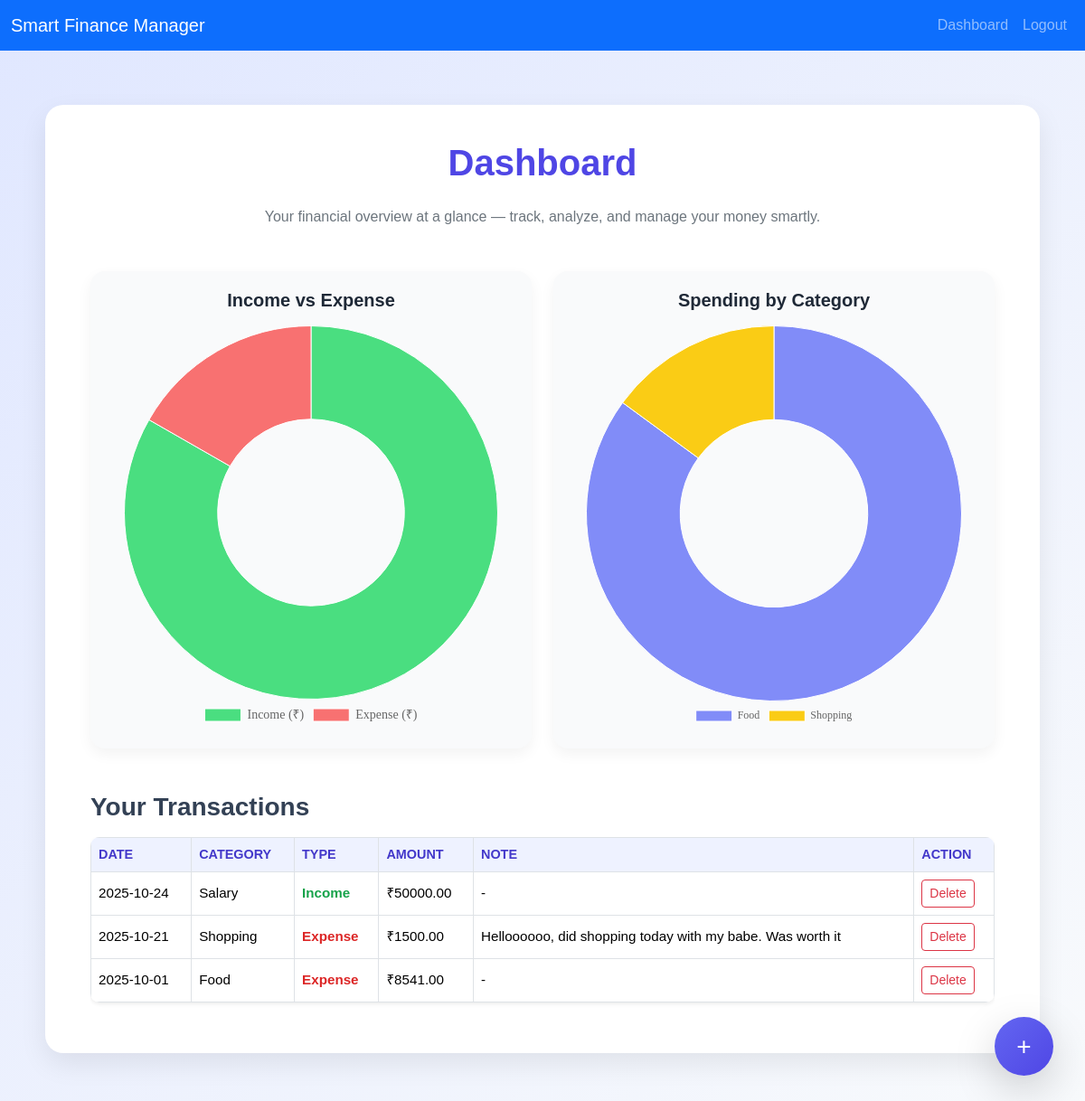
/dashboard (signed in), run on an earlier commit of the app's database.
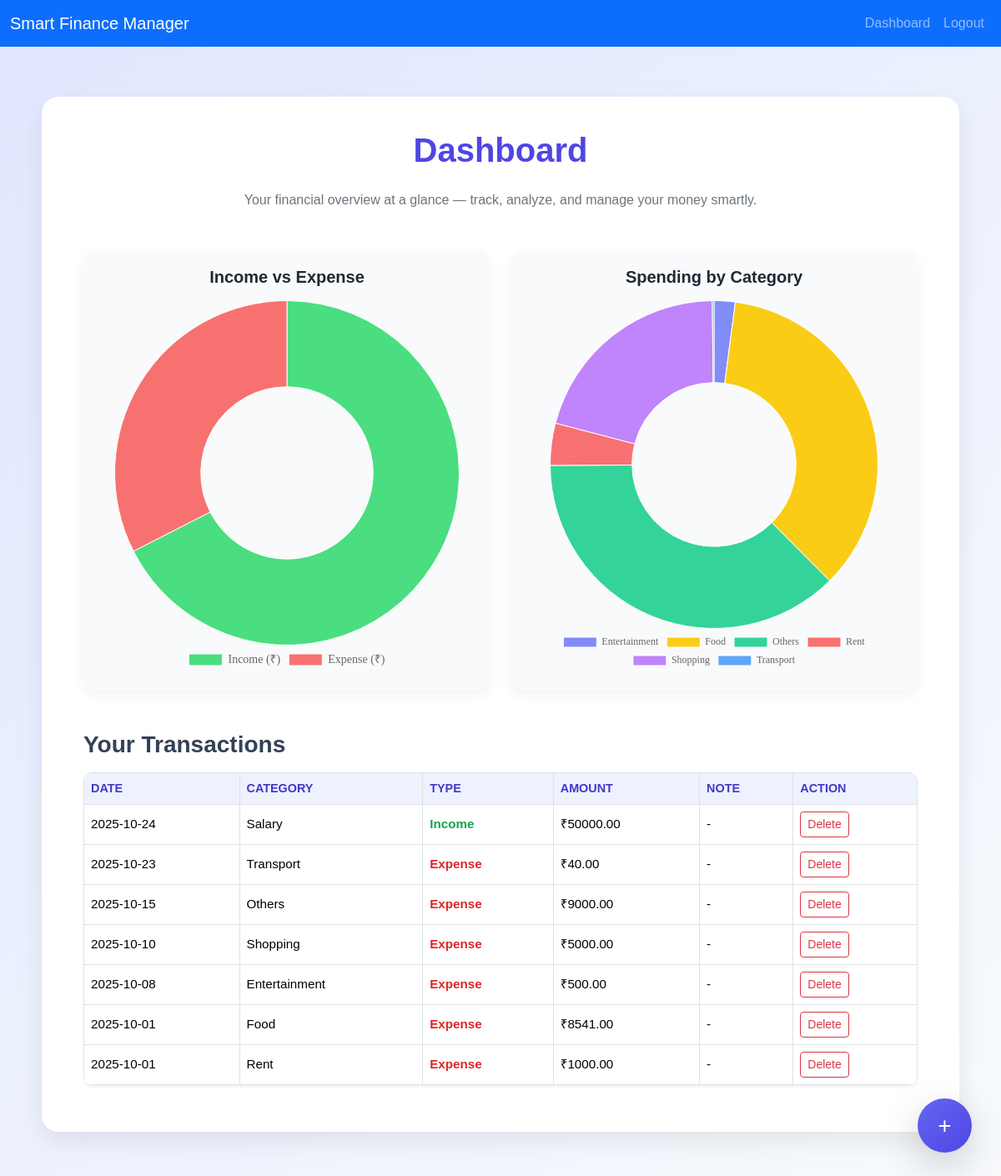
And on a later commit of the database.
### tables this page shows
CREATE TABLE transactions (
    id INTEGER PRIMARY KEY AUTOINCREMENT,
    user_id INTEGER NOT NULL,
    category_id INTEGER NOT NULL,
    amount REAL NOT NULL,
    date TEXT NOT NULL,
    note TEXT,
    FOREIGN KEY (user_id) REFERENCES users(id) ON DELETE CASCADE,
    FOREIGN KEY (category_id) REFERENCES categories(id) ON DELETE CASCADE
);

CREATE TABLE categories (
    id INTEGER PRIMARY KEY AUTOINCREMENT,
    name TEXT NOT NULL,
    type TEXT CHECK(type IN ('income', 'expense')) NOT NULL,
    user_id INTEGER,
    FOREIGN KEY (user_id) REFERENCES users(id) ON DELETE CASCADE
);

### app.py (the view)
@app.route('/dashboard')
def dashboard():
    if 'user_id' not in session:
        flash(' Please log in first.', 'error')
        return redirect(url_for('login'))
    else:
        conn = get_db_connection()
        cursor = conn.cursor()
        transactions = cursor.execute(
            """SELECT t.id, t.amount, t.date, t.note, c.name AS category_name, c.type AS category_type FROM transactions t JOIN categories c ON t.category_id = c.id WHERE t.user_id = ?
            ORDER BY date(t.date) DESC
            """, (session['user_id'],)).fetchall()
        totals = cursor.execute(
                """SELECT
                SUM(CASE WHEN c.type='income' THEN t.amount ELSE 0 END) AS total_income,
                SUM(CASE WHEN c.type='expense' THEN t.amount ELSE 0 END) AS total_expense
                FROM transactions t
                JOIN categories c ON t.category_id = c.id
                WHERE t.user_id = ?
                """, (session['user_id'],)).fetchone()
        category_expense = cursor.execute(
            """SELECT c.name AS category_name, SUM(t.amount) AS total
            FROM transactions t
            JOIN categories c ON t.category_id = c.id
            WHERE t.user_id = ? AND c.type='expense'
            GROUP BY c.name
            """, (session['user_id'],)).fetchall()
        conn.close()
        return render_template('dashboard.html', user_name=session['user_name'], transactions = transactions, totals=totals, category_expense=category_expense)

### app.py (called while the page is built)
def get_db_connection():
    conn = sqlite3.connect('finance.db')
    conn.row_factory = sqlite3.Row
    return conn

### templates/dashboard.html (shortened to what this page needs)
{% extends "layout.html" %}
{% block head %}
  <link href="https://cdn.jsdelivr.net/npm/bootstrap@5.3.3/dist/css/bootstrap.min.css" rel="stylesheet">
{% endblock %}
{% block content %}
<div class="dashboard-container">
  <h1 class="text-center mb-4">Dashboard</h1>
  <p class="text-center text-secondary mb-5">Your financial overview at a glance — track, analyze, and manage your money smartly.</p>
  <div class="row g-4">
    <div class="col-md-6">
      <div class="chart-card">
        <h5 class="text-center mb-3 text-indigo-600 fw-semibold">Income vs Expense</h5>
        <canvas id="incomeExpenseChart"></canvas>
      </div>
    </div>
    <div class="col-md-6">
      <div class="chart-card">
        <h5 class="text-center mb-3 text-indigo-600 fw-semibold">Spending by Category</h5>
        <canvas id="categoryExpenseChart"></canvas>
      </div>
    </div>
  </div>
  <div class="mt-5">
    <h3 class="mb-3">Your Transactions</h3>
    {% if transactions %}
      <div class="table-responsive">
        <table class="table table-bordered table-hover align-middle shadow-sm">
          <thead>
            <tr>
              <th>Date</th>
              <th>Category</th>
              <th>Type</th>
              <th>Amount</th>
              <th>Note</th>
              <th>Action</th>
            </tr>
          </thead>
          <tbody>
            {% for tx in transactions %}
            <tr>
              <td>{{ tx['date'] }}</td>
              <td>{{ tx['category_name'] }}</td>
              <td>
                {% if tx['category_type'] == 'income' %}
                  <span class="income-text">Income</span>
                {% else %}
                  <span class="expense-text">Expense</span>
                {% endif %}
              </td>
              <td>₹{{ "%.2f"|format(tx['amount']) }}</td>
              <td>{{ tx['note'] or '-' }}</td>
              <td>
                <form action="{{ url_for('delete_txn', txn_id=tx['id']) }}" method="POST" onsubmit="return confirm('Are you sure you want to delete this transaction?');">
                  <button type="submit" class="btn btn-outline-danger btn-sm">Delete</button>
                </form>
              </td>
            </tr>
            {% endfor %}
          </tbody>
        </table>
      </div>
    {% else %}
      <div class="alert alert-info mt-4 text-center">
        No transactions yet. Click the <strong>“+”</strong> button to add your first one!
      </div>
    {% endif %}
  </div>
</div>
<button id="add_transaction" class="btn add-transaction-btn shadow-lg">+</button>
<script>
  const modalElement = document.getElementById('transactionModal');
  const modalContent = document.getElementById('modal-content');
  const addBtn = document.getElementById('add_transaction');
  const bootstrapModal = new bootstrap.Modal(modalElement);
  addBtn.addEventListener('click', async () => {
    const res = await fetch('/add_transaction');
    const html = await res.text();
    modalContent.innerHTML = html;
    bootstrapModal.show();
  });
  // Income vs Expense Chart
  const incomeExpenseCtx = document.getElementById('incomeExpenseChart').getContext('2d');
  const incomeExpenseChart = new Chart(incomeExpenseCtx, {
      type: 'doughnut',
      data: {
          labels: ['Income (₹)', 'Expense (₹)'],
          datasets: [{
              data: [{{ totals['total_income'] or 0 }}, {{ totals['total_expense'] or 0 }}],
              backgroundColor: ['#4ade80','#f87171'],
              borderWidth: 1,
              borderColor: '#fff'
          }]
      },
      options: {
          responsive: true,
          plugins: {
              legend: {
                  position: 'bottom',
                  labels: { font: { size: 14, family: 'Poppins' } }
              }
          }
      }
  });
  // Category-wise Expense Chart
  const categoryCtx = document.getElementById('categoryExpenseChart').getContext('2d');
  const categoryChart = new Chart(categoryCtx, {
      type: 'doughnut',
      data: {
          labels: {{ category_expense | map(attribute='category_name') | list | safe }},
          datasets: [{
              data: {{ category_expense | map(attribute='total') | list | safe }},
              backgroundColor: [
                  '#818cf8','#facc15','#34d399','#f87171','#c084fc','#60a5fa'
              ],
              borderWidth: 1,
              borderColor: '#fff'
          }]
      },
      options: {
          responsive: true,
          plugins: {
              legend: {
                  position: 'bottom',
                  labels: { font: { size: 12, family: 'Poppins' } }
              }
          }
      }
  });
</script>
{% endblock %}

### templates/layout.html (shortened to what this page needs)
<!DOCTYPE html>
<html lang="en">
<head>
    <link href="https://cdn.jsdelivr.net/npm/bootstrap@5.3.0/dist/css/bootstrap.min.css" rel="stylesheet">
    {% block head %}
    {% endblock %}
</head>
<body>
    <nav class="navbar navbar-expand-lg navbar-dark bg-primary">
        <div class="container-fluid">
            <a class="navbar-brand" href="{{ url_for('home') }}">Smart Finance Manager</a>
            <div class="collapse navbar-collapse" id="navbarNav">
                <ul class="navbar-nav ms-auto">
                    {% if session.get('user_id') %}
                        <li class="nav-item">
                            <a class="nav-link" href="{{ url_for('dashboard') }}">Dashboard</a>
                        </li>
                        <li class="nav-item">
                            <a class="nav-link" href="/logout">Logout</a>
                        </li>
                    {% endif %}
                </ul>
            </div>
        </div>
    </nav>
    <div class="container mt-4">
        {% block content %}{% endblock %}
    </div>
</body>
</html>

### templates/dashboard.html (style rules this page uses)
body { background: linear-gradient(135deg, #e0e7ff, #f8fafc); font-family: "Poppins", sans-serif; color: #1f2937; }
.dashboard-container { max-width: 1100px; margin: 60px auto; background: #ffffff; border-radius: 20px; box-shadow: 0 12px 30px rgba(0, 0, 0, 0.08); padding: 40px 50px; transition: all 0.3s ease; }
h1 { color: #4f46e5; font-weight: 700; margin-bottom: 20px; }
h3 { color: #334155; font-weight: 600; }
.chart-card { background: #f9fafb; border-radius: 16px; padding: 20px; box-shadow: 0 6px 16px rgba(0, 0, 0, 0.05); transition: 0.3s ease; }
.table { border-radius: 10px; overflow: hidden; }
.table th { background-color: #eef2ff; color: #4338ca; font-weight: 600; text-transform: uppercase; font-size: 0.9rem; }
.table td { vertical-align: middle; font-size: 0.95rem; }
.income-text { color: #16a34a; font-weight: 600; }
.expense-text { color: #dc2626; font-weight: 600; }
.add-transaction-btn { position: fixed; bottom: 35px; right: 35px; border-radius: 50%; width: 65px; height: 65px; font-size: 28px; background: linear-gradient(135deg, #6366f1, #4f46e5); color: #fff; border: none; box-shadow: 0 6px 16px rgba(99, 102, 241, 0.4); transition: all 0.3s ease; }
.add-transaction-btn::after { content: "Add Transaction"; position: absolute; right: 80px; bottom: 20px; background: #1e293b; color: #fff; padding: 6px 10px; border-radius: 6px; font-size: 0.85rem; opacity: 0; transform: translateY(10px); transition: all 0.3s ease; pointer-events: none; white-space: nowrap; }
#incomeExpenseChart, #categoryExpenseChart { height: 300px; }

What changed in the data, as far as the page shows it:
removed transactions: date "2025-10-21", category_name "Shopping", shows "Expense", amount "1500.00", note "Helloooooo, did shopping today with my babe. Was worth it"
added transactions: date "2025-10-23", category_name "Transport", shows "Expense", amount "40.00", note "-"
added transactions: date "2025-10-15", category_name "Others", shows "Expense", amount "9000.00", note "-"
added transactions: date "2025-10-10", category_name "Shopping", shows "Expense", amount "5000.00", note "-"
added transactions: date "2025-10-08", category_name "Entertainment", shows "Expense", amount "500.00", note "-"
added transactions: date "2025-10-01", category_name "Rent", shows "Expense", amount "1000.00", note "-"
Also different on the page:
chart data {{ totals['total_expense'] or 0 }}: 10041.0 → 24081.0
chart data {{ category_expense | map(attribute='total') | list | safe }}: [8541.0, 1500.0] → [500.0, 8541.0, 9000.0, 1000.0, 5000.0, 40.0]
